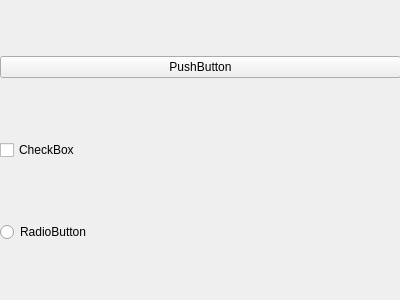
<?xml version="1.0" encoding="UTF-8"?>
<ui version="4.0">
 <class>Form</class>
 <widget class="QWidget" name="Form">
  <property name="geometry">
   <rect>
    <x>0</x>
    <y>0</y>
    <width>400</width>
    <height>300</height>
   </rect>
  </property>
  <property name="windowTitle">
   <string>Form</string>
  </property>
  <widget class="QWidget" name="gridLayoutWidget">
   <property name="geometry">
    <rect>
     <x>0</x>
     <y>0</y>
     <width>401</width>
     <height>301</height>
    </rect>
   </property>
   <layout class="QGridLayout" name="gridLayout">
    <item row="1" column="0">
     <widget class="QCheckBox" name="checkBox">
      <property name="text">
       <string>CheckBox</string>
      </property>
     </widget>
    </item>
    <item row="0" column="0">
     <widget class="QPushButton" name="pushButton">
      <property name="text">
       <string>PushButton</string>
      </property>
     </widget>
    </item>
    <item row="2" column="0">
     <widget class="QRadioButton" name="radioButton">
      <property name="text">
       <string>RadioButton</string>
      </property>
     </widget>
    </item>
   </layout>
  </widget>
 </widget>
 <resources/>
 <connections/>
</ui>
